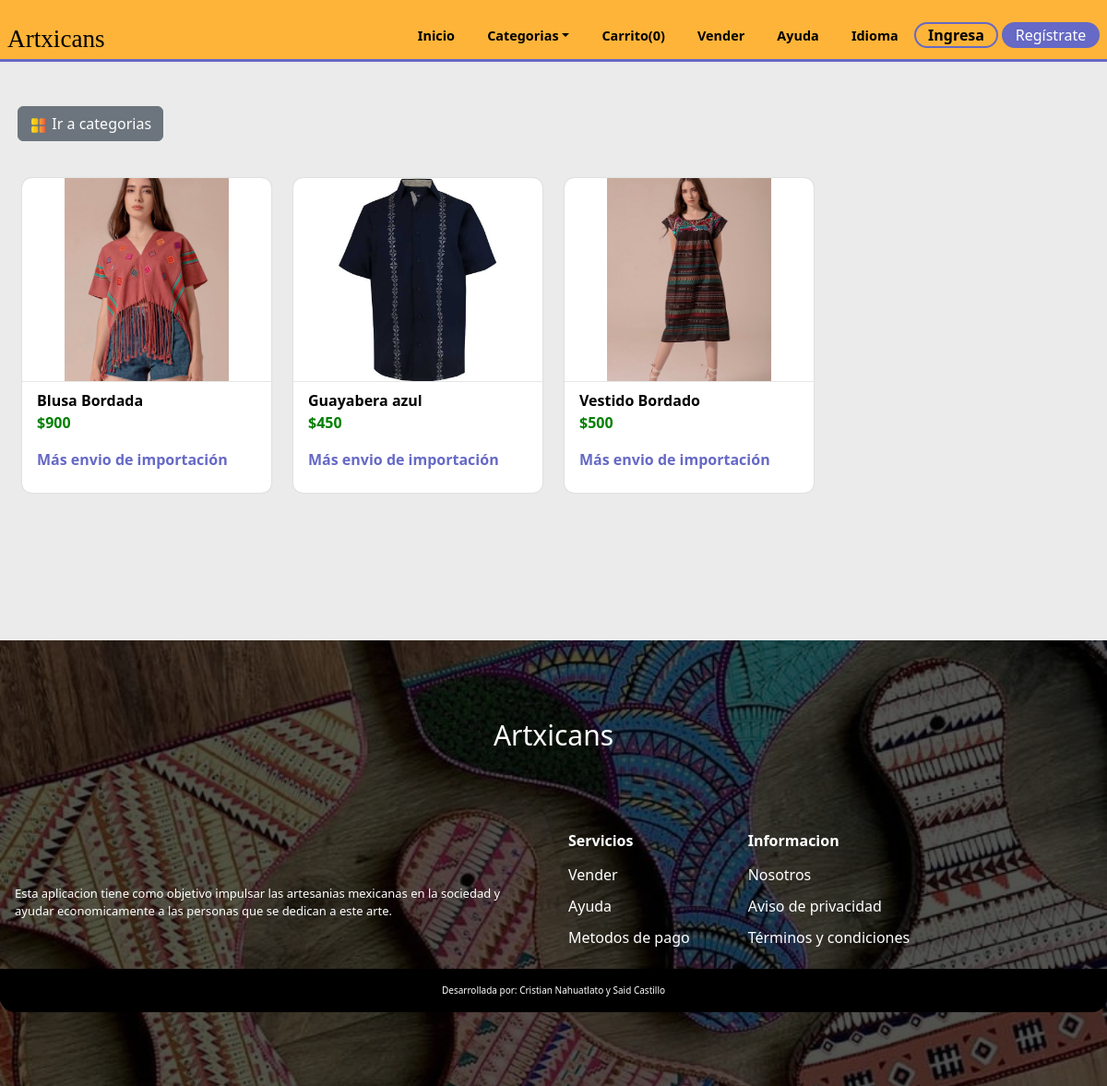
The page /pcategoria.php?op=Ropa on the database its author committed.
### tables this page shows
CREATE TABLE `products` (
  `id_product` int(11) NOT NULL,
  `product` varchar(80) NOT NULL,
  `image1` varchar(80) NOT NULL,
  `price` int(11) NOT NULL,
  `description` varchar(250) NOT NULL,
  `category` varchar(30) NOT NULL,
  `stock` int(11) NOT NULL,
  `image2` varchar(30) NOT NULL,
  `image3` varchar(30) NOT NULL,
  `ID_registro` int(11) DEFAULT NULL
);

### pcategoria.php (the view, shortened to what this page needs)
<?php
  include 'global/conexion.php';
  include 'templates/cabecera.php';
?>
<div class="d-grid gap-2 d-md-flex justify-content-start cat">
  <button class="btn btn-secondary me-md-2 mb-2 mt-5 categories-btn" type="button" onclick="location.href='categories.php'"><img src="./assets/utilities/categorias.png" class="categories-icon" alt="categories-icon"> Ir a categorias</button>
</div>
  <section class='container-products'>
    <div class='mainContent grid'>
      <?php
      if (isset($_GET['op']))
          {
            $opcion = $_GET['op'];
            $query = "SELECT * FROM `products` WHERE category = '$opcion' AND stock > 0 ORDER BY rand() LIMIT 12";
            $result = $conn ->query($query) or die ($conn->error);
            if ( $result->num_rows == 0 )
              {
      ?>
                <div class="alert alert-danger">No hay productos por el momento</div>
      <?php   }
            else
              {
                while($row = mysqli_fetch_array($result))
                  {
      ?>
                    <div class="single-product">
                      <a href="product.php?id_product=<?php echo $row['id_product'];?>" class='referencia'>
                        <div class='imgDiv'>
                            <img src="assets/products/<?php echo $row['image1'];?>"  alt="<?php echo $row['product']?>">
                        </div>
                        <div class="card-info">
                          <span class="product-title"><?php echo $row['product'];?></span>
                          <span class="price">$<?php echo $row['price'];?></span>
                          <span class="shipping">Más envio de importación</span>
                        </div>
                      </a>
                    </div>
      <?php       }?>
      <?php   }?>
    <?php }?>
    </div>
  </section>
<?php
  include('templates/pie.php');
?>

### styles/home/products.css (style rules this page uses)
.mainContent { padding: 2rem 0 2rem; padding-left: 1.5rem; padding-right: 1.5rem; justify-content: center; gap: 1.5rem; }
.single-product { height: 100%; display: grid; row-gap: 10px; border-radius: 10px; align-items: center; box-shadow: 0 0 0.1em rgba(0,0,0,0.2); background-color: rgb(255, 255, 255); cursor: pointer; transition-property: box-shadow; overflow: hidden; }
.imgDiv { height: 220px; width: 100%; overflow: hidden; }
.imgDiv img { height: 100%; width: 100%; object-fit:contain; transition: hidden; }
.card-info { border-top: 1px solid rgb(230, 230, 230); padding: 0.5rem 1rem; display: flex; flex-flow: column; flex-wrap: wrap; }
.card-info * + * { display: block; margin-bottom: 1rem; }
.price { font-weight: bold; color: green; }
.product-title { font-weight: bold; color: black; }
.shipping { color: var(--second-alpha-color); font-weight: bold; }
@media screen and (min-width:420px) { .mainContent { grid-template-columns: repeat(2,1fr); } }
@media screen and (min-width:420px) { .single-product { height: auto; } }
@media screen and (min-width:720px) { .mainContent { grid-template-columns: repeat(3,1fr); } }
@media screen and (min-width:720px) { .single-product { height: auto; } }
@media screen and (min-width:1024px) { .mainContent { grid-template-columns: repeat(4,1fr); } }
@media screen and (min-width:1024px) { .single-product { height: auto; } }

### styles/home/main.css (style rules this page uses)
.categories-btn { margin-left: 1.2rem; }
.categories-icon { width: 20px; height: 20px; }
body { top:0px !important; }

### index.css (style rules this page uses)
:root { --first-color: #feb439; --first-alpha-color: #FDD100; --second-color: #7D3C98; --second-alpha-color: #6669c5; --black-color: black; --white-color: white; --black-alpha-color: rgba(0,0,0,0.5); --white-alpha-color: rgba(255,255,255,0.5); --opacity-color: rgba(8,75,138,0.7); --font: "RaleWay",sans-serif; --max-width: 1200px; --header-height: 4.7rem; --link-color: #509ee3; --card-bg:rgb(225,225,235); --card-hover:rgb(255,255,255); }
* { padding:0; margin:0; -webkit-box-sizing: border-box; -moz-box-sizing: border-box; box-sizing: border-box; }
html { box-sizing: border-box; font-family: var(--font); font-size: 16px; scroll-behavior: smooth; }
*, *::after, *::before { box-sizing: inherit; }
body { margin: 0; overflow-x: hidden; color: var(--black-color); background-color: rgb(235, 235, 235);; }
a { color: var(--link-color); transition: all 0.5s ease-out; text-decoration: none; }
img { max-width: 100%; height: auto; }
.grid { display: grid; align-items: center; }

### rows shown on the page
products: image1 (picture), product "Blusa Bordada", price "900"
products: image1 (picture), product "Guayabera azul", price "450"
products: image1 (picture), product "Vestido Bordado", price "500"
